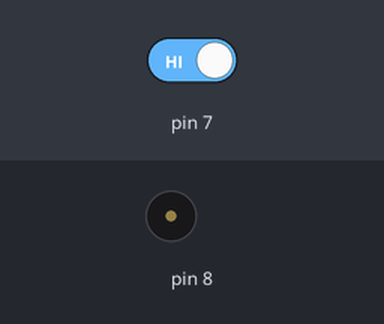
This sketch was run on a simulated Arduino Uno, built with avr-gcc and run on an emulated ATmega328P. On the bench: buzzer (waves = sounding). Inputs (shaded band) come from the test bench; at power-on: pin 7 HIGH.

Above: at 1.2 s.
1.3 s: pin 7 driven LOW
At 2.5 s:
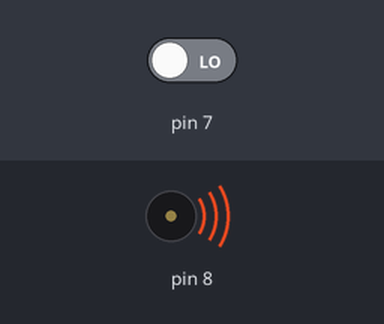
Timing chart, 0 to 4.3 s (numbered marks = the images above; inputs shaded):
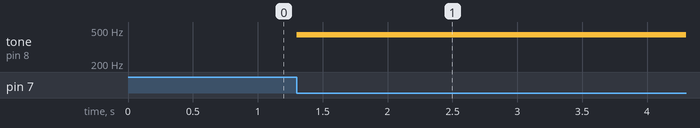

Measured:
- after the input at 1.3 s, tone on pin 8: silent → 440 Hz at once

The sketch:

alarme.ino
```cpp
void setup() {
  // put your setup code here, to run once:
  pinMode(8, OUTPUT);
  pinMode(7, INPUT);

}

void loop() {
  // put your main code here, to run repeatedly:
  if (digitalRead(7)== LOW){
    tone(8, 440, 2000);
  }

}
```
